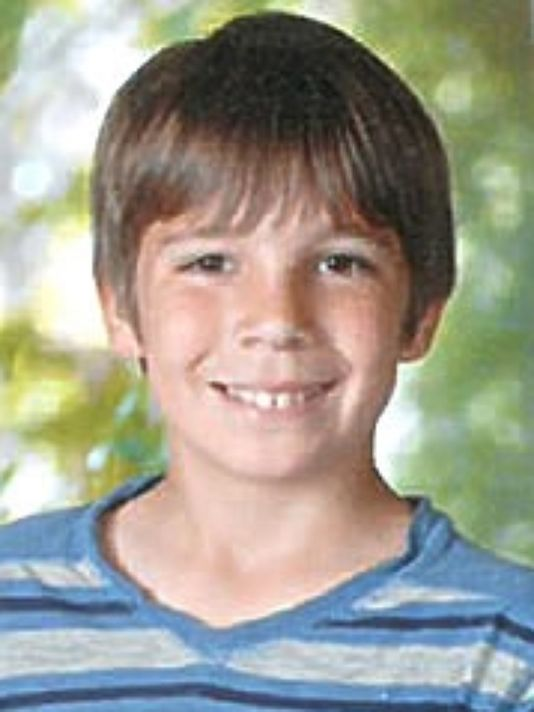
#> input picture data_mentah/11_0_0_20170110220408722.jpg, 534 x 712 px; its folder holds 4 pictures in this run
$ jupyter execute --allow-errors famscreen_ml.ipynb
#> lines starting #> are read from the running program, lines starting #| are printed output that depends on the picture
# CITRA DATA

### Path Data

[cell 1]
import os
import cv2
import numpy as np
import pandas as pd
import random
from skimage.feature import local_binary_pattern

# Path dataset
dataset_path = "data_mentah/"

# FUNGSI PROGRAM

### Fungsi Klasifikasi Kelompok Umur , Ekstraksi Fitur, dan Augmentasi Gambar

[cell 2]
# Fungsi untuk mengonversi umur menjadi kategori umur
def categorize_age(age):
       '''
       Fungsi ini mengonversi umur menjadi kategori umur berdasarkan rentang usia.
       Kategori usia yang dihasilkan:
              0 - Anak-anak (1-10 tahun)
              1 - Remaja (11-18 tahun)
              2 - Dewasa (19-59 tahun)
              -1 - Tidak valid (jika usia tidak dalam rentang yang ditentukan)
       '''
       if 1 <= age <= 10:
              return 0  # Anak-anak
       elif 11 <= age <= 18:
              return 1  # Remaja
       elif 19 <= age <= 59:
              return 2  # Dewasa
       return -1  # Label tidak valid

# Fungsi untuk ekstraksi fitur LBP
def extract_lbp_features(image, radius=2, n_points=16) :

       '''
       Fungsi ini menghitung fitur LBP dari gambar untuk digunakan dalam pengenalan wajah.
       LBP digunakan untuk mengekstraksi informasi tekstur dari gambar wajah.

       Parameter:
       image - Gambar input dalam format grayscale.
       radius - Jarak dari titik pusat pada LBP (default: 2).
       n_points - Jumlah titik tetangga pada LBP (default: 16).

       Menghasilkan:
       lbp_hist - Histogram yang dinormalisasi dari pola LBP.
       '''

       # Hitung LBP pada gambar
       lbp = local_binary_pattern(image, n_points, radius, method="uniform")

       # Hitung histogram dari LBP
       lbp_hist, _ = np.histogram(lbp.ravel(), bins=np.arange(0, n_points + 3), range=(0, n_points + 2))

       # Normalisasi histogram
       lbp_hist = lbp_hist.astype("float")
       lbp_hist /= (lbp_hist.sum() + 1e-6)  # Normalisasi agar jumlah histogram = 1
       return lbp_hist

# Fungsi untuk enhancement citra
def enhance_image(image):

       '''
       Fungsi ini digunakan untuk meningkatkan kualitas gambar dengan menerapkan filter penajaman (sharpening).
       Jika gambar berwarna (BGR), akan dikonversi ke grayscale terlebih dahulu.

       Parameter:
       image - Gambar input yang bisa berupa gambar berwarna atau grayscale.

       Menghasilkan:
       enhanced_img - Gambar yang telah ditingkatkan kualitasnya dengan filter sharpening.
       '''

       # Periksa apakah citra sudah grayscale
       if len(image.shape) == 3:  # Jika memiliki 3 kanal (BGR)
              gray = cv2.cvtColor(image, cv2.COLOR_BGR2GRAY)
       else:
              gray = image  # Jika sudah grayscale, gunakan langsung

       # Mendefinisikan kernel sharpening (3x3)
       kernel = np.array([
              [0, -1, 0],
              [-1, 5, -1],
              [0, -1, 0]
       ])

       # Melakukan operasi filter untuk sharpening
       enhanced_img = cv2.filter2D(gray, -1, kernel)

       return enhanced_img

# DATA PROCESSING & EKSTRAKSI FITUR

### Read Gambar dan Menyimpannya di List

[cell 3]
# Inisialisasi list untuk menyimpan data
data = []

# Mendapatkan daftar file gambar dalam folder dataset
image_files = [f for f in os.listdir(dataset_path) if f.endswith((".jpg", ".png"))]
image_data_by_age = {}

# Mengelompokkan gambar berdasarkan kategori umur
for image_file in image_files:
    parts = image_file.split('_')
    age = int(parts[0])  # Mengambil usia dari nama file
    age_category = categorize_age(age)

    if age_category != -1:
        if age_category not in image_data_by_age:
            image_data_by_age[age_category] = []
        image_data_by_age[age_category].append(image_file)

# Proses gambar yang ada untuk ekstraksi fitur
for age_category, files in image_data_by_age.items():
    for image_file in files:
        image_path = os.path.join(dataset_path, image_file)

        # Baca gambar dan konversi ke grayscale
        image = cv2.imread(image_path)
#> image is the input picture: shape (712, 534, 3); mean B, G, R 143.4, 155.8, 156.9
        gray_image = cv2.cvtColor(image, cv2.COLOR_BGR2GRAY)  # Ubah ke grayscale untuk LBP
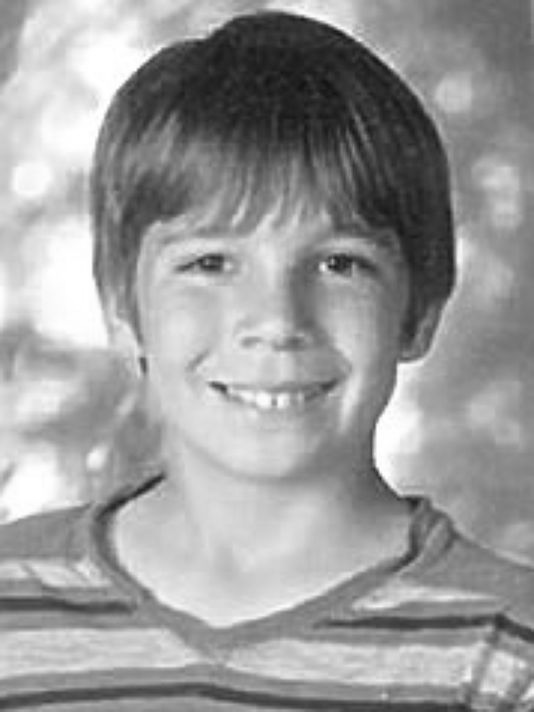
#> gray_image: shape (712, 534); min 18, max 255, mean 154.7

        # Lakukan enhancement pada gambar
        enhanced_img = enhance_image(gray_image)

        # Deteksi wajah
        face_cascade = cv2.CascadeClassifier(cv2.data.haarcascades + 'haarcascade_frontalface_default.xml')
        faces = face_cascade.detectMultiScale(enhanced_img, scaleFactor=1.1, minNeighbors=5, minSize=(30, 30))
#> faces = [[104, 147, 334, 334]]

        # Jika wajah terdeteksi, crop wajah dan simpan
        if len(faces) > 0:
            for (x, y, w, h) in faces:
                # Crop wajah
                face_image = enhanced_img[y:y+h, x:x+w]
                face_image = cv2.resize(face_image, (256, 256))  # Resize wajah agar konsisten

                # Ekstraksi fitur LBP
                lbp_features = extract_lbp_features(face_image)

                # Menggabungkan label umur dan fitur LBP ke dalam list data
                data.append([age_category] + lbp_features.tolist())
#> this loop made 1 pass
#> pass 1, `face_image = enhanced_img[y:y+h, x:x+w]`:
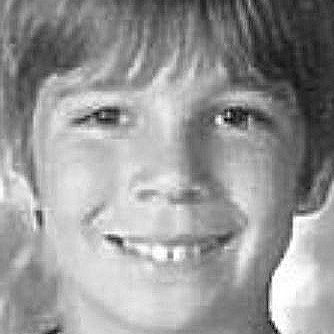
#> face_image: shape (334, 334); min 0, max 255, mean 151.3
#> pass 1, in extract_lbp_features, `lbp = local_binary_pattern(image, n_points, radius, method="uniform")`:
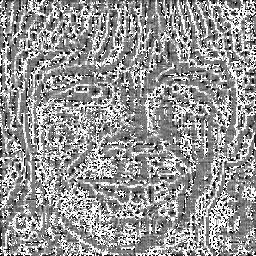
#> lbp: shape (256, 256) float64; min 0, max 17, mean 9.98; drawn with min black and max white
#> after the loop, data = [[1, 0.0309, 0.0272, 0.0242, 0.0236, 0.0275, 0.0401, 0.0602, 0.095, 0.112, 0.103, 0.0598, 0.0405, 0.0312, 0.0266, 0.0255, 0.0235, 0.0368, 0.212]]

### Menyimpan Data Gambar ke File CSV

[cell 4]
# Konversi ke DataFrame Pandas dan simpan ke CSV
df = pd.DataFrame(data, columns=['age_category'] + [f'pixel_{i}' for i in range(len(lbp_features))])
df.to_csv("df_sampled.csv", index=False)

# CEK INFORMASI DATA

### Read Data CSV

[cell 5]
# Membaca data dari CSV
df = pd.read_csv("df_sampled.csv")
#> (reads df_sampled.csv from the repository)
